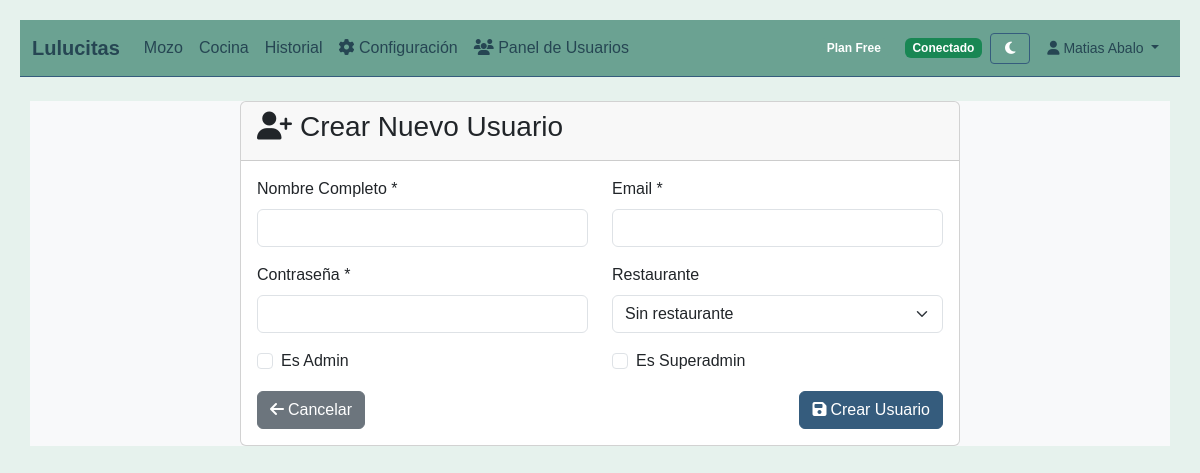
Page /auth/admin/usuarios/crear (signed in) on the committed database.
### models.py (models this page shows, shortened)
class Restaurante(db.Model):
    id = db.Column(db.Integer, primary_key=True)
    nombre = db.Column(db.String(100), nullable=False)
    slug = db.Column(db.String(50), unique=True, nullable=False)
    direccion = db.Column(db.String(200))
    telefono = db.Column(db.String(20))
    email_contacto = db.Column(db.String(120))
    moneda = db.Column(db.String(10), default="$")
    zona_horaria = db.Column(db.String(50), default="America/Argentina/Buenos_Aires")
    plan = db.Column(db.String(20), default="free")
    fecha_creacion = db.Column(db.DateTime, default=datetime.now)
    activo = db.Column(db.Boolean, default=True)
    api_key = db.Column(db.String(64), unique=True)

class Usuario(UserMixin, db.Model):
    id = db.Column(db.Integer, primary_key=True)
    email = db.Column(db.String(120), unique=True, nullable=False)
    password_hash = db.Column(db.String(128))
    nombre = db.Column(db.String(100), nullable=False)
    es_admin = db.Column(db.Boolean, default=False)
    es_superadmin = db.Column(db.Boolean, default=False)
    activo = db.Column(db.Boolean, default=False)  # por defecto inactivo hasta confirmar email
    confirmado = db.Column(db.Boolean, default=False)
    token_confirmacion = db.Column(db.String(128), nullable=True)
    fecha_creacion = db.Column(db.DateTime, default=datetime.now)
    restaurante_id = db.Column(db.Integer, db.ForeignKey('restaurante.id'), nullable=True)
    restaurante = db.relationship('Restaurante', backref='usuarios')

### auth.py (the view, shortened to what this page needs)
@auth_bp.route('/admin/usuarios/crear', methods=['GET', 'POST'])
@login_required
def admin_crear_usuario():
    if not current_user.es_superadmin:
        flash("Acceso denegado", "error")
        return redirect(url_for("index_redirect"))
    try:
        restaurantes = Restaurante.query.all()
        return render_template('auth/crear_usuario.html', restaurantes=restaurantes)
    except Exception as e:
        import traceback
        print(f"Error creando usuario: {e}")
        traceback.print_exc()
        db.session.rollback()
        flash(f'Error creando usuario: {str(e)}', 'error')
        return render_template('auth/crear_usuario.html')

### app.py (called while the page is built)
@login_manager.user_loader
def load_user(user_id):
    try:
        return Usuario.query.get(int(user_id))
    except Exception as e:
        print(f"Error cargando usuario {user_id}: {e}")
        return None

@app.context_processor
def inject_user():
    return {
        'current_user': current_user,
        'current_restaurante': current_user.restaurante if current_user.is_authenticated else None
    }

### templates/auth/crear_usuario.html (shortened to what this page needs)
{% extends "base.html" %}
{% block content %}
<div class="container mt-4">
    <div class="row justify-content-center">
        <div class="col-md-8">
            <div class="card">
                <div class="card-header">
                    <h3><i class="fas fa-user-plus me-2"></i>Crear Nuevo Usuario</h3>
                </div>
                <div class="card-body">
                    <form method="POST">
                        <div class="row">
                            <div class="col-md-6 mb-3">
                                <label for="nombre" class="form-label">Nombre Completo *</label>
                                <input type="text" class="form-control" id="nombre" name="nombre" required>
                            </div>
                            <div class="col-md-6 mb-3">
                                <label for="email" class="form-label">Email *</label>
                                <input type="email" class="form-control" id="email" name="email" required>
                            </div>
                        </div>
                        <div class="row">
                            <div class="col-md-6 mb-3">
                                <label for="password" class="form-label">Contraseña *</label>
                                <input type="password" class="form-control" id="password" name="password" required minlength="6">
                            </div>
                            <div class="col-md-6 mb-3">
                                <label for="restaurante_id" class="form-label">Restaurante</label>
                                <select class="form-select" id="restaurante_id" name="restaurante_id" onchange="toggleNuevoRestaurante()">
                                    <option value="">Sin restaurante</option>
                                </select>
                            </div>
                        </div>
                        <div class="row">
                            <div class="col-md-6 mb-3">
                                <div class="form-check">
                                    <input class="form-check-input" type="checkbox" id="es_admin" name="es_admin">
                                    <label class="form-check-label" for="es_admin">
                                        Es Admin
                                    </label>
                                </div>
                            </div>
                            <div class="col-md-6 mb-3">
                                <div class="form-check">
                                    <input class="form-check-input" type="checkbox" id="es_superadmin" name="es_superadmin">
                                    <label class="form-check-label" for="es_superadmin">
                                        Es Superadmin
                                    </label>
                                </div>
                            </div>
                        </div>
                        <div class="d-flex justify-content-between">
                            <a href="{{ url_for('auth.admin_usuarios') }}" class="btn btn-secondary">
                                <i class="fas fa-arrow-left me-1"></i>Cancelar
                            </a>
                            <button type="submit" class="btn btn-primary">
                                <i class="fas fa-save me-1"></i>Crear Usuario
                            </button>
                        </div>
                    </form>
                </div>
            </div>
        </div>
    </div>
</div>
{% endblock %}

### templates/base.html (shortened to what this page needs)
<!DOCTYPE html>
<html lang="es">
<head>
    <link rel="stylesheet" href="https://cdn.jsdelivr.net/npm/bootstrap@5.3.2/dist/css/bootstrap.min.css">
    <link rel="stylesheet" href="{{ url_for('static', filename='style.css') }}">
</head>
<body class="bg-light">
<nav id="main-navbar" class="navbar navbar-expand-lg navbar-custom-dark">
  <div class="container-fluid">
    <a class="navbar-brand fw-bold" href="{{ url_for('index_redirect') }}">
      {% if current_restaurante %}{{ current_restaurante.nombre }}{% else %}Resto App{% endif %}
    </a>
    <div class="collapse navbar-collapse" id="navbarMain">
      {% if current_user.is_authenticated %}
      <ul class="navbar-nav me-auto mb-2 mb-lg-0">
        <li class="nav-item"><a class="nav-link" href="{{ url_for('index_redirect') }}">Mozo</a></li>
        <li class="nav-item"><a class="nav-link" href="{{ url_for('cocina') }}">Cocina</a></li>
        <li class="nav-item"><a class="nav-link" href="{{ url_for('historial') }}">Historial</a></li>
        <li class="nav-item">
          <a class="nav-link" href="{{ url_for('auth.configuracion') }}">
            <i class="fas fa-cog"></i> Configuración
          </a>
        </li>
        {% if current_user.es_superadmin %}
        <li class="nav-item">
          <a class="nav-link" href="{{ url_for('auth.admin_usuarios') }}">
            <i class="fas fa-users"></i> Panel de Usuarios
          </a>
        </li>
        {% endif %}
      </ul>
      <span class="badge bg-info me-3">Plan {{ current_restaurante.plan|title }}</span>
      <div class="d-flex align-items-center gap-2">
        <span id="pwa-status" class="badge bg-secondary">Conectado</span>
        <button id="toggle-theme" class="btn btn-theme-dark btn-sm" title="Cambiar tema">
          <i class="fas fa-moon"></i>
        </button>
        <div class="dropdown">
          <button class="btn btn-outline-light dropdown-toggle btn-sm" type="button" data-bs-toggle="dropdown">
            <i class="fas fa-user"></i> {{ current_user.nombre }}
          </button>
        </div>
      </div>
      {% else %}
      <ul class="navbar-nav ms-auto">
        <li class="nav-item"><a href="{{ url_for('auth.login') }}" class="btn btn-outline-light me-2">Iniciar Sesión</a></li>
        <li class="nav-item"><a href="{{ url_for('auth.registro') }}" class="btn btn-light">Registrarse</a></li>
      </ul>
      {% endif %}
    </div>
  </div>
</nav>
<main id="main-content" class="container my-3">
  {% block content %}{% endblock %}
</main>
</body>
</html>

### static/style.css (style rules this page uses)
body { font-family: Arial, sans-serif; margin: 20px; }
button { padding: 8px 15px; background: #28a745; color: white; border: none; cursor: pointer; }

### templates/base.html (style rules this page uses)
body.bg-light { background-color: #e6f2ed !important; color: #212529 !important; }
.navbar-custom-light { background-color: #6ba292 !important; color: #fff !important; border-bottom: 1px solid #355c7d; }
.navbar-custom-light .navbar-nav .nav-link, .navbar-custom-light .navbar-brand, .navbar-custom-light .dropdown-toggle, .navbar-custom-light .btn-outline-dark { color: #264653 !important; }
.btn-outline-light, .btn-outline-dark { border-color: transparent; }
#toggle-theme { min-width: 40px; }
.btn-theme-light { background: #6ba292 !important; color: #fff !important; border: 1px solid #355c7d !important; }
.btn-primary, .btn-primary:active, .btn-primary:focus { background-color: #355c7d !important; border-color: #355c7d !important; color: #fff !important; }
.badge.bg-info { background-color: #6ba292 !important; color: #fff !important; }

### rows in the picture
Restaurante: nombre "Lulucitas", plan "Free"
Usuario: nombre "Matias Abalo"
